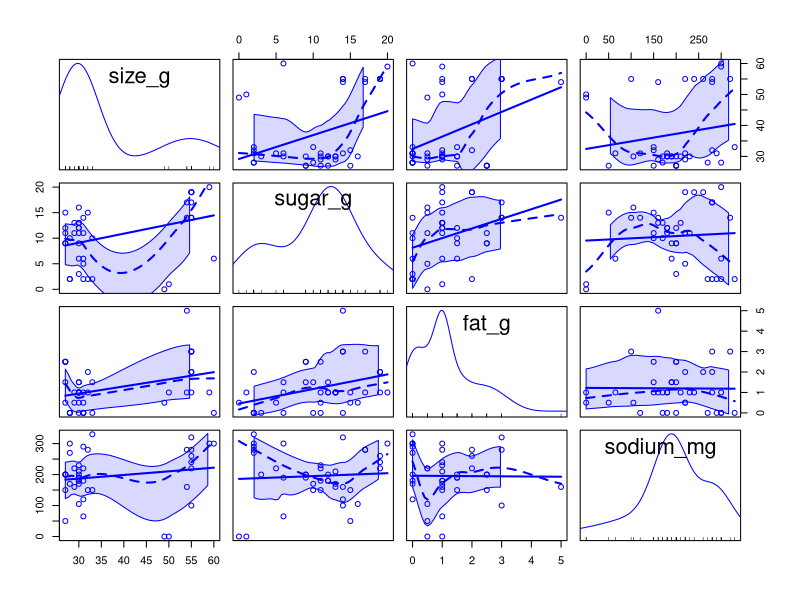
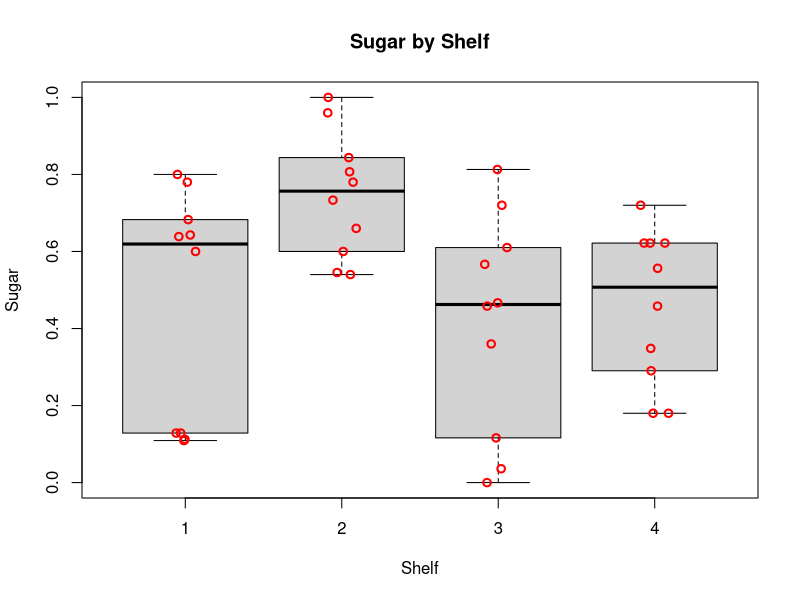
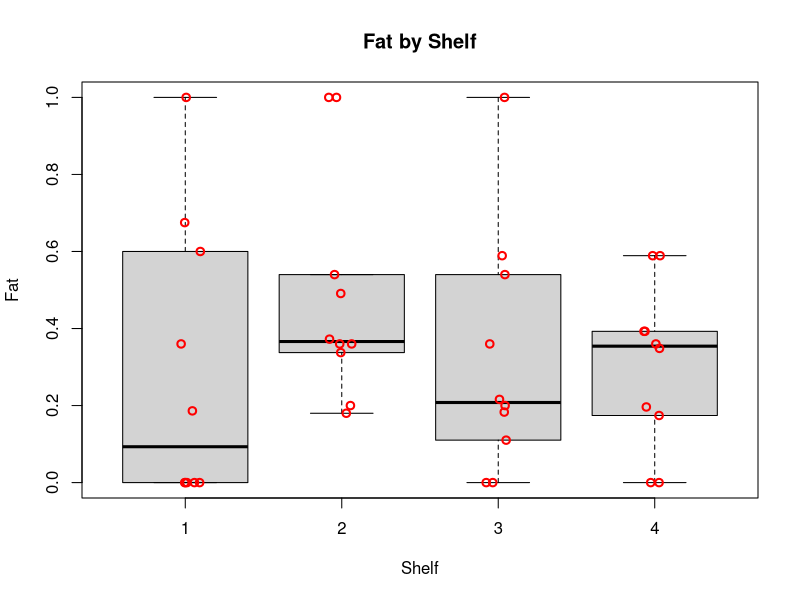
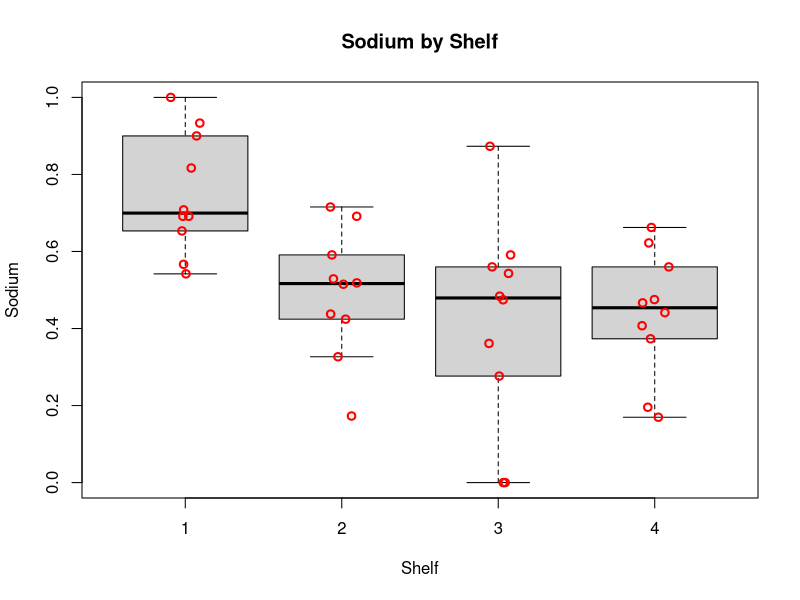
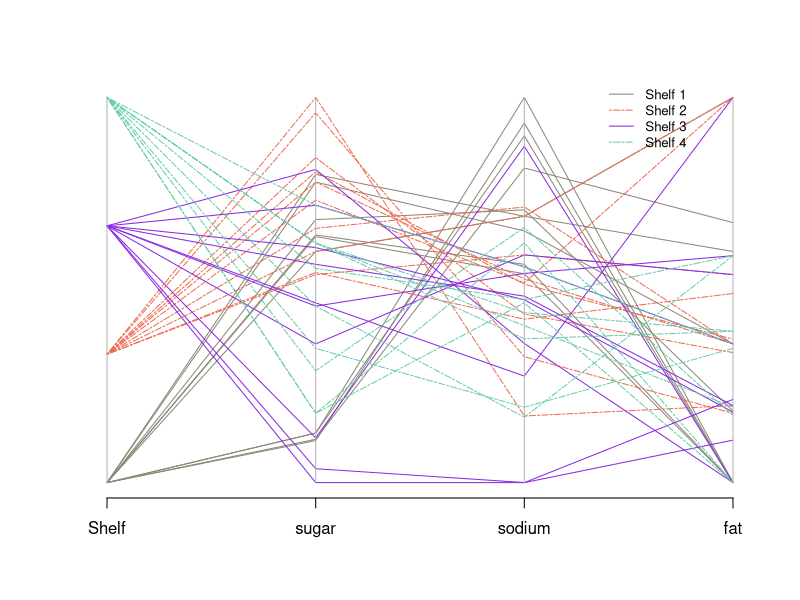
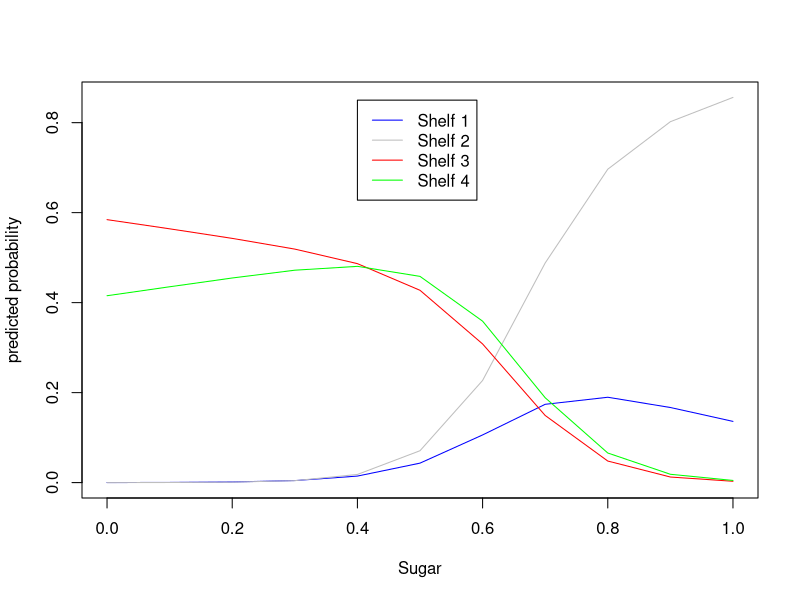
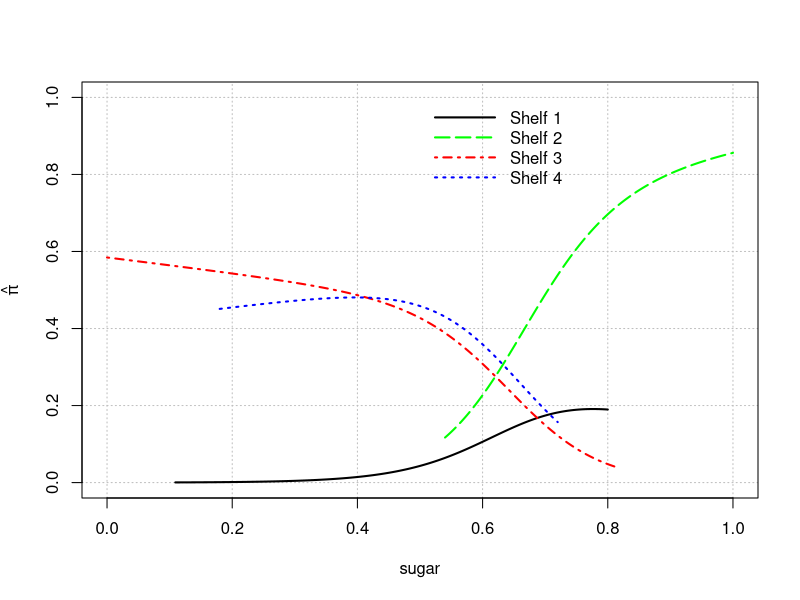

These figures' R source, in order:
## ---- chunk 1

#Load libraries and insert a function to tidy up the code when they are printed out
library(vcd)
library(nnet)
library(car)
library(Hmisc)
library(skimr)
library(MASS)

rm(list = ls())
library(knitr)
opts_chunk$set(tidy.opts=list(width.cutoff=60),tidy=TRUE)

## ---- chunk 2
cereal <- read.csv("cereal_dillons.csv")
str(cereal)
## ---- chunk 3
# Examine the data to check data validity before proceeding with the questions.
skim(cereal)
## ---- chunk 4
#suppress warnings
oldw <- getOption("warn")
options(warn = -1)
scatterplotMatrix(~ size_g + sugar_g + fat_g + sodium_mg, data = cereal)
#restore old warning level
options(warn = oldw)
## ---- chunk 5
# the formula is from textbook
standardize <- function(x) { (x - min(x)) / (max(x) - min(x))}
cereal2 <- data.frame(Shelf = cereal$Shelf, Cereal = cereal$Cereal, 
                      sugar = standardize(cereal$sugar_g / cereal$size_g), 
                      fat = standardize(cereal$fat_g / cereal$size_g), 
                      sodium = standardize(cereal$sodium / cereal$size_g))

head(cereal2)
## ---- chunk 6
# this code is from textbook
boxplot(formula = sugar ~ Shelf, data = cereal2, ylab = "Sugar", 
        xlab = "Shelf", main = "Sugar by Shelf", pars = list(outpch=NA))
stripchart(x = cereal2$sugar ~ cereal2$Shelf, lwd = 2, col = "red", 
           method = "jitter", vertical = TRUE, pch = 1, add = TRUE)

boxplot(formula = fat ~ Shelf, data = cereal2, ylab = "Fat", 
        xlab = "Shelf", main = "Fat by Shelf",pars = list(outpch=NA))
stripchart(x = cereal2$fat ~ cereal2$Shelf, lwd = 2, col = "red", 
           method = "jitter", vertical = TRUE, pch = 1, add = TRUE)

boxplot(formula = sodium ~ Shelf, data = cereal2, ylab = "Sodium", 
        xlab = "Shelf", main = "Sodium by Shelf", pars = list(outpch=NA))
stripchart(x = cereal2$sodium ~ cereal2$Shelf, lwd = 2, col = "red", 
           method = "jitter", vertical = TRUE, pch = 1, add = TRUE)

## ---- chunk 7
cereal3<-data.frame(cereal2[1], cereal2[3], cereal2[5], cereal2[4])

# Colors by condition:
cereal.colors<-ifelse(test = cereal2$Shelf==1, yes = "cornsilk4", 
                no = ifelse(test = cereal2$Shelf==2, yes = "coral2", 
                no = ifelse(test = cereal2$Shelf==3, yes = "blueviolet", no= "aquamarine3")))
# Line type by condition:
cereal.lty<-ifelse(test = cereal2$Shelf==1, yes = "solid", 
                no = ifelse(test = cereal2$Shelf==2, yes = "twodash", 
                no = ifelse(test = cereal2$Shelf==3, yes = "solid", no = "twodash")))

parcoord(x = cereal3, col = cereal.colors, lty = cereal.lty)  # Plot
legend(x = 3.35, y = 1.05, legend = c("Shelf 1", "Shelf 2", "Shelf 3", "Shelf 4"), lty = c("solid", "twodash", "solid", "twodash"),
  col=c("cornsilk4", "coral2", "blueviolet","aquamarine3"), cex=0.8, bty="n")
## ---- chunk 8
levels(as.factor(cereal2$Shelf))
mod1 <- multinom(as.factor(Shelf) ~ sugar + fat + sodium, data=cereal2)
summary(mod1)
Anova(mod1)
## ---- chunk 9
## Create expanded models including interaction terms between all pairs of explanatory variables and triple interaction between all 3.

modA <- multinom(as.factor(Shelf) ~ sugar + fat + sodium + sugar:fat, data = cereal2)
Anova(modA)

modB <- multinom(as.factor(Shelf) ~ sugar + fat + sodium + sugar:sodium, data = cereal2)
Anova(modB)

modC <- multinom(as.factor(Shelf) ~ sugar + fat + sodium + fat:sodium, data = cereal2)
Anova(modC)

modD <- multinom(as.factor(Shelf) ~ sugar + fat + sodium + fat:sodium:sugar, data = cereal2)
Anova(modD)

modE <- multinom(as.factor(Shelf) ~ sugar + fat + sodium + sugar:fat +
                   sugar:sodium + fat:sodium + fat:sodium:sugar, data = cereal2)
Anova(modE)
## ---- chunk 10
stand.new <- function(meas, serv_size, comparison) {( meas/serv_size - min(comparison)) / (max(comparison) - min(comparison))}

newdata <- data.frame(sugar = stand.new(12, 28, cereal$sugar_g/cereal$size_g), 
                      fat = stand.new(0.5, 28, cereal$fat_g/cereal$size_g),
                      sodium = stand.new(130, 28, cereal$sodium_mg/cereal$size_g))

round(predict(object = mod1, newdata = newdata, type = "probs", se.fit = TRUE),7)
## ---- chunk 11
newfat <- c(rep(mean(cereal2$fat),11))
newsodium <- c(rep(mean(cereal2$sodium),11))
newsugar <- c(seq(0,1, 0.1))
simulated.data <- data.frame(sugar=newsugar, fat=newfat, sodium=newsodium)
pi.hat.sim <-predict(mod1, newdata=simulated.data, type="probs")
plot.new()
x<- seq(0,1,0.1)
plot(x,pi.hat.sim[,1],type='l',col="blue",
     ylim=range(min(pi.hat.sim), max(pi.hat.sim)),
     xlab = "Sugar", ylab = "predicted probability")
lines(x, pi.hat.sim[,2], col="gray")
lines(x, pi.hat.sim[,3], col="red")
lines(x, pi.hat.sim[,4], col="green")

legend(x = 0.4, y = 0.85 , legend = c("Shelf 1", "Shelf 2", "Shelf 3", "Shelf 4"), col=c("blue","gray","red","green"),lty = "solid")

## ---- chunk 12
## Open question: in figure 3.3, they have each line stop at the min/max for each type of kernel (equivalent to each shelf in our example). Is this what we want, or do we want it to go from 0 to 1 for each shelf? (code for both below, 0-1 is commented out.)


beta.hat<-coefficients(mod1)
beta.hat
mean_fat <- mean(cereal2$fat)
mean_sodium <- mean(cereal2$sodium)


# Create plotting area first to make sure get the whole region with respect to x-axis
curve(expr = 1/(1 + exp(beta.hat[1,1] + beta.hat[1,2]*x) + exp(beta.hat[2,1] + beta.hat[2,2]*x)), ylab = expression(hat(pi)), xlab = "sugar",
  xlim = c(min(cereal2$sugar), max(cereal2$sugar)), ylim = c(0, 1), col = "black", lty = "solid", lwd = 2, n = 1000, type = "n",
  panel.first = grid(col = "gray", lty = "dotted"))

## Plot each pi_j
# Shelf1
curve(expr = 1/(1 + exp(beta.hat[1,1] + beta.hat[1,2]*x + beta.hat[1,3]*mean_fat + beta.hat[1,4]*mean_sodium)
                + exp(beta.hat[2,1] + beta.hat[2,2]*x + beta.hat[2,3]*mean_fat + beta.hat[2,4]*mean_sodium)
                + exp(beta.hat[3,1] + beta.hat[3,2]*x + beta.hat[3,3]*mean_fat + beta.hat[3,4]*mean_sodium)),
  col = "black", lty = "solid", lwd = 2, n = 1000, add = TRUE,
  xlim = c(min(cereal2$sugar[cereal2$Shelf == 1]), max(cereal2$sugar[cereal2$Shelf == 1])))
  # xlim = c(0,1))  

# Shelf2
curve(expr = exp(beta.hat[1,1] + beta.hat[1,2]*x + beta.hat[1,3]*mean_fat + beta.hat[1,4]*mean_sodium)/
        (1 + exp(beta.hat[1,1] + beta.hat[1,2]*x + beta.hat[1,3]*mean_fat + beta.hat[1,4]*mean_sodium)
                + exp(beta.hat[2,1] + beta.hat[2,2]*x + beta.hat[2,3]*mean_fat + beta.hat[2,4]*mean_sodium)
                + exp(beta.hat[3,1] + beta.hat[3,2]*x + beta.hat[3,3]*mean_fat + beta.hat[3,4]*mean_sodium)), 
      col = "green", lty = "longdash", lwd = 2, n = 1000, add = TRUE, 
      xlim = c(min(cereal2$sugar[cereal2$Shelf == 2]), max(cereal2$sugar[cereal2$Shelf == 2])))
      # xlim = c(0,1))  

# Shelf3
curve(expr = exp(beta.hat[2,1] + beta.hat[2,2]*x + beta.hat[2,3]*mean_fat + beta.hat[2,4]*mean_sodium)/
        (1 + exp(beta.hat[1,1] + beta.hat[1,2]*x + beta.hat[1,3]*mean_fat + beta.hat[1,4]*mean_sodium)
                + exp(beta.hat[2,1] + beta.hat[2,2]*x + beta.hat[2,3]*mean_fat + beta.hat[2,4]*mean_sodium)
                + exp(beta.hat[3,1] + beta.hat[3,2]*x + beta.hat[3,3]*mean_fat + beta.hat[3,4]*mean_sodium)),
  col = "red", lty = "dotdash", lwd = 2, n = 1000, add = TRUE,
  xlim = c(min(cereal2$sugar[cereal2$Shelf == 3]), max(cereal2$sugar[cereal2$Shelf == 3])))
  # xlim = c(0,1))

# Shelf4
curve(expr = exp(beta.hat[3,1] + beta.hat[3,2]*x + beta.hat[3,3]*mean_fat + beta.hat[3,4]*mean_sodium)/
        (1 + exp(beta.hat[1,1] + beta.hat[1,2]*x + beta.hat[1,3]*mean_fat + beta.hat[1,4]*mean_sodium)
                + exp(beta.hat[2,1] + beta.hat[2,2]*x + beta.hat[2,3]*mean_fat + beta.hat[2,4]*mean_sodium)
                + exp(beta.hat[3,1] + beta.hat[3,2]*x + beta.hat[3,3]*mean_fat + beta.hat[3,4]*mean_sodium)),
  col = "blue", lty = "dotted", lwd = 2, n = 1000, add = TRUE,
  xlim = c(min(cereal2$sugar[cereal2$Shelf == 4]), max(cereal2$sugar[cereal2$Shelf == 4])))   
  # xlim = c(0,1))




legend(x = 0.5, y = 1.0, legend=c("Shelf 1", "Shelf 2", "Shelf 3", "Shelf 4"), 
       lty=c("solid","longdash", "dotdash", "dotted"),
  col=c("black","green","red", "blue"), bty="n", lwd = c(2,2,2), seg.len = 4)


## ---- chunk 13
sd.cereal<-apply(X=cereal2[, -c(2)], MARGIN = 2, FUN = sd)
c.value<-c(sd.cereal)[2:4]
# Estimated standard deviations for each explanatory variable
round(c.value,2)

conf.beta <- confint(object = mod1, level = 0.95)
ci.OR <- exp(c.value*conf.beta[2:4,1:2,])

#coefficients(mod1)
beta.hat2<-coefficients(mod1)[1,2:4]
beta.hat3<-coefficients(mod1)[2,2:4]
beta.hat4<-coefficients(mod1)[3,2:4]

# OR for j = 2 (Shelf 2 vs Shelf 1)
print("OR for j = 2 vs j = 1")
mid2 = exp(c.value*beta.hat2)
round(mid2,2)
round(1/mid2,2)
round(data.frame(low = ci.OR[,1,1], mid = mid2, up = ci.OR[,2,1]),2)

# OR for j = 3 (Shelf 3 vs Shelf 1)
print("OR for j = 3 vs j = 1")
mid3 = exp(c.value*beta.hat3)
round(mid3,2)
round(1/mid3,2)
round(data.frame(low = ci.OR[,1,2], mid = mid3, up = ci.OR[,2,2]),2)

# OR for j = 4 (Shelf 4 vs Shelf 1)
print("OR for j = 3 vs j = 1")
mid4 = exp(c.value*beta.hat4)
round(mid4,2)
round(1/mid4,2)
round(data.frame(low = ci.OR[,1,3], mid = mid4, up = ci.OR[,2,3]),2)

# OR for j = 3 (Shelf 3 vs Shelf 2)
print("OR for j = 3 vs j = 2")
mid = exp(c.value*beta.hat3-c.value*beta.hat2)
round(mid,2)
round(1/mid,2)
low = apply(matrix(c(ci.OR[,1,2]/mid2,mid3/ci.OR[,2,1]),3),1,min)
up = apply(matrix(c(ci.OR[,2,2]/mid2,mid3/ci.OR[,1,1]),3),1,max)
round(data.frame(low = low, mid = mid, up = up),2)

# OR for j = 4 (Shelf 3 vs Shelf 2)
print("OR for j = 4 vs j = 2")
mid = exp(c.value*beta.hat4-c.value*beta.hat2)
round(mid,2)
round(1/mid,2)
low = apply(matrix(c(ci.OR[,1,3]/mid2,mid4/ci.OR[,2,1]),3),1,min)
up = apply(matrix(c(ci.OR[,2,3]/mid2,mid4/ci.OR[,1,1]),3),1,max)
round(data.frame(low = low, mid = mid, up = up),2)

# OR for j = 4 (Shelf 3 vs Shelf 3)
print("OR for j = 4 vs j = 3")
mid = exp(c.value*beta.hat4-c.value*beta.hat3)
round(mid,2)
round(1/mid,2)
low = apply(matrix(c(ci.OR[,1,3]/mid3,mid4/ci.OR[,2,2]),3),1,min)
up = apply(matrix(c(ci.OR[,2,3]/mid3,mid4/ci.OR[,1,2]),3),1,max)
round(data.frame(low = low, mid = mid, up = up),2)
